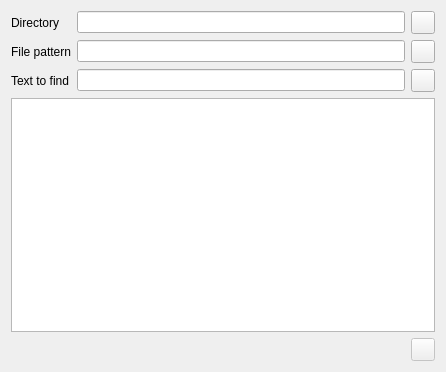
<?xml version="1.0" encoding="UTF-8"?>
<ui version="4.0">
 <class>FindInFilesDialog</class>
 <widget class="QDialog" name="FindInFilesDialog">
  <property name="geometry">
   <rect>
    <x>0</x>
    <y>0</y>
    <width>446</width>
    <height>372</height>
   </rect>
  </property>
  <property name="windowTitle">
   <string>Find in files</string>
  </property>
  <layout class="QVBoxLayout" name="verticalLayout">
   <item>
    <layout class="QFormLayout" name="formLayout">
     <item row="0" column="0">
      <widget class="QLabel" name="label_1">
       <property name="text">
        <string>Directory</string>
       </property>
       <property name="alignment">
        <set>Qt::AlignRight|Qt::AlignTrailing|Qt::AlignVCenter</set>
       </property>
      </widget>
     </item>
     <item row="0" column="1">
      <layout class="QHBoxLayout" name="horizontalLayout_2">
       <item>
        <widget class="QLineEdit" name="textDirectory">
         <property name="sizePolicy">
          <sizepolicy hsizetype="Expanding" vsizetype="Fixed">
           <horstretch>0</horstretch>
           <verstretch>0</verstretch>
          </sizepolicy>
         </property>
        </widget>
       </item>
       <item>
        <widget class="QToolButton" name="buttonChoseDirectory">
         <property name="icon">
          <iconset resource="resources/resources.qrc">
           <normaloff>:/images/actions/document-open.svg</normaloff>:/images/actions/document-open.svg</iconset>
         </property>
        </widget>
       </item>
      </layout>
     </item>
     <item row="1" column="0">
      <widget class="QLabel" name="label_2">
       <property name="text">
        <string>File pattern</string>
       </property>
       <property name="alignment">
        <set>Qt::AlignRight|Qt::AlignTrailing|Qt::AlignVCenter</set>
       </property>
      </widget>
     </item>
     <item row="1" column="1">
      <layout class="QHBoxLayout" name="horizontalLayout_4">
       <item>
        <widget class="QLineEdit" name="textFilePattern">
         <property name="sizePolicy">
          <sizepolicy hsizetype="Expanding" vsizetype="Fixed">
           <horstretch>0</horstretch>
           <verstretch>0</verstretch>
          </sizepolicy>
         </property>
        </widget>
       </item>
       <item>
        <widget class="QToolButton" name="buttonSelectfilePattern">
         <property name="icon">
          <iconset resource="resources/resources.qrc">
           <normaloff>:/images/actions/application-menu.svg</normaloff>:/images/actions/application-menu.svg</iconset>
         </property>
        </widget>
       </item>
      </layout>
     </item>
     <item row="2" column="0">
      <widget class="QLabel" name="label_3">
       <property name="text">
        <string>Text to find</string>
       </property>
       <property name="alignment">
        <set>Qt::AlignRight|Qt::AlignTrailing|Qt::AlignVCenter</set>
       </property>
      </widget>
     </item>
     <item row="2" column="1">
      <layout class="QHBoxLayout" name="horizontalLayout">
       <item>
        <widget class="FindLineEdit" name="textToFind">
         <property name="sizePolicy">
          <sizepolicy hsizetype="Expanding" vsizetype="Fixed">
           <horstretch>0</horstretch>
           <verstretch>0</verstretch>
          </sizepolicy>
         </property>
        </widget>
       </item>
       <item>
        <widget class="QToolButton" name="buttonFind">
         <property name="icon">
          <iconset resource="resources/resources.qrc">
           <normaloff>:/images/actions/edit-find.svg</normaloff>:/images/actions/edit-find.svg</iconset>
         </property>
        </widget>
       </item>
      </layout>
     </item>
    </layout>
   </item>
   <item>
    <widget class="QTreeView" name="treeView">
     <property name="editTriggers">
      <set>QAbstractItemView::NoEditTriggers</set>
     </property>
     <property name="alternatingRowColors">
      <bool>true</bool>
     </property>
     <property name="uniformRowHeights">
      <bool>true</bool>
     </property>
     <property name="animated">
      <bool>true</bool>
     </property>
     <property name="headerHidden">
      <bool>true</bool>
     </property>
    </widget>
   </item>
   <item>
    <layout class="QHBoxLayout" name="horizontalLayout_3">
     <item>
      <widget class="QLabel" name="labelStatus"/>
     </item>
     <item>
      <widget class="QToolButton" name="buttonStop">
       <property name="enabled">
        <bool>false</bool>
       </property>
       <property name="icon">
        <iconset resource="resources/resources.qrc">
         <normaloff>:/images/actions/dialog-cancel.svg</normaloff>:/images/actions/dialog-cancel.svg</iconset>
       </property>
      </widget>
     </item>
    </layout>
   </item>
  </layout>
 </widget>
 <customwidgets>
  <customwidget>
   <class>FindLineEdit</class>
   <extends>QLineEdit</extends>
   <header>findlineedit.h</header>
  </customwidget>
 </customwidgets>
 <tabstops>
  <tabstop>textToFind</tabstop>
  <tabstop>treeView</tabstop>
  <tabstop>buttonFind</tabstop>
  <tabstop>buttonSelectfilePattern</tabstop>
  <tabstop>textDirectory</tabstop>
  <tabstop>textFilePattern</tabstop>
  <tabstop>buttonChoseDirectory</tabstop>
  <tabstop>buttonStop</tabstop>
 </tabstops>
 <resources>
  <include location="resources/resources.qrc"/>
 </resources>
 <connections>
  <connection>
   <sender>textToFind</sender>
   <signal>returnPressed()</signal>
   <receiver>buttonFind</receiver>
   <slot>click()</slot>
   <hints>
    <hint type="sourcelabel">
     <x>321</x>
     <y>79</y>
    </hint>
    <hint type="destinationlabel">
     <x>427</x>
     <y>87</y>
    </hint>
   </hints>
  </connection>
 </connections>
</ui>
